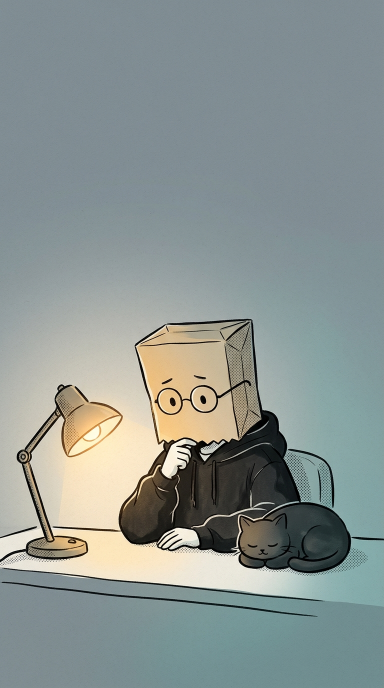
#> input picture assets/master_ref.jpg, 768 x 1376 px (shown at 1/2 size)
$ python -i render_emo_video.py   (imports and definitions only)
#> lines starting #> are read from the running program, lines starting #| are printed output that depends on the picture
#> further down, picture is the input picture: PIL image 768x1376 RGB; mean R, G, B 138.4, 148.1, 145.4
#!/usr/bin/env python3
"""Render a beat-synced 9:16 Paperbag Emo explainer video using Pillow + FFmpeg.

No external LLM, image, or video API keys required.
Supports:
  - Cross-platform CJK font auto-detection (macOS / Windows / Linux) & FFmpeg self-check
  - Themes: late_night (charcoal-teal) and paper_cream (warm journal paper), plus --bg custom images
  - Multi-frame sprite animation ("frames" / "scene_frames") and 2.5D parallax ("fg_frames")
  - Camera push/pull ("camera"), scene transitions ("transition"), hand-drawn underlines & mood doodles
  - Beat-synced kinetic typography: typewriter_beat, beat_lines, word_pop, slam_center, fade_up

Outputs both:
  - <out>_silent.mp4 (ready for Douyin in-app music selection)
  - <out>_beat_preview.mp4 (with synthesized subtle Lo-Fi BPM pulse for beat verification)
"""

from __future__ import annotations

import argparse
import functools
import glob
import json
import math
import os
import random
import shutil
import struct
import subprocess
import sys
import tempfile
import wave
from dataclasses import dataclass
from pathlib import Path
from typing import Any

from PIL import Image, ImageDraw, ImageFilter, ImageFont


WIDTH = 1080
HEIGHT = 1920
HORIZON_Y = 1648
MAX_IMAGE_PIXELS = 4096 * 4096


@dataclass(frozen=True)
class ThemePalette:
    name: str
    bg_top: tuple[int, int, int]
    bg_bottom: tuple[int, int, int]
    text_primary: tuple[int, int, int]
    text_shadow: tuple[int, int, int]
    text_shadow_alpha: float
    accent_primary: tuple[int, int, int]
    accent_secondary: tuple[int, int, int]
    muted_ui: tuple[int, int, int]
    horizon_color: tuple[int, int, int]
    mote_color: tuple[int, int, int]
    glow_color: tuple[int, int, int]
    glow_alpha_max: int
    grain_alpha: tuple[int, int]
    paper_grid: bool = False


THEMES: dict[str, ThemePalette] = {
    "late_night": ThemePalette(
        name="late_night",
        bg_top=(44, 58, 64),
        bg_bottom=(21, 29, 34),
        text_primary=(242, 238, 230),
        text_shadow=(10, 14, 16),
        text_shadow_alpha=0.55,
        accent_primary=(244, 184, 96),
        accent_secondary=(130, 188, 192),
        muted_ui=(158, 170, 174),
        horizon_color=(18, 22, 25),
        mote_color=(244, 210, 145),
        glow_color=(244, 184, 96),
        glow_alpha_max=46,
        grain_alpha=(4, 12),
        paper_grid=False,
    ),
    "paper_cream": ThemePalette(
        name="paper_cream",
        bg_top=(246, 241, 231),
        bg_bottom=(234, 225, 209),
        text_primary=(38, 35, 32),
        text_shadow=(255, 252, 245),
        text_shadow_alpha=0.45,
        accent_primary=(212, 114, 38),
        accent_secondary=(72, 110, 120),
        muted_ui=(126, 118, 108),
        horizon_color=(56, 50, 44),
        mote_color=(178, 138, 86),
        glow_color=(244, 196, 118),
        glow_alpha_max=34,
        grain_alpha=(6, 15),
        paper_grid=True,
    ),
}


def ease_out_cubic(x: float) -> float:
    x = max(0.0, min(1.0, x))
    return 1.0 - (1.0 - x) ** 3


def ease_in_out_sine(x: float) -> float:
    x = max(0.0, min(1.0, x))
    return -(math.cos(math.pi * x) - 1.0) / 2.0


# [119 lines left out: functions ease_out_back, _platform_font_candidates, resolve_font_path, load_font, check_environment, not called in this run]


@functools.lru_cache(maxsize=2)
def _build_midnight_emo_lut() -> list[int]:
    """Build 768-entry RGB LUT lifting dark-slate midtones for mobile clarity while warming amber highlights."""
    lut_r: list[int] = []
    lut_g: list[int] = []
    lut_b: list[int] = []
    for i in range(256):
        x = i / 255.0
        # Gentle filmic shadow toe-lift + midtone opening so dark scenes remain clear on mobile screens
        if x < 0.55:
            c = 0.025 + 0.525 * ((x / 0.55) ** 0.86)
        else:
            c = 0.55 + 0.45 * (1.0 - ((1.0 - x) / 0.45) ** 1.16)
        shadow_w = (1.0 - c) * c * 4.0  # peaks in lower midtones
        hi_w = (c ** 1.45)
        r = int(round((c * 255.0) - 5.0 * shadow_w + 12.0 * hi_w))
        g = int(round((c * 255.0) + 2.5 * shadow_w + 4.5 * hi_w))
        b = int(round((c * 255.0) + 9.0 * shadow_w - 6.0 * hi_w))
        lut_r.append(max(0, min(255, r)))
        lut_g.append(max(0, min(255, g)))
        lut_b.append(max(0, min(255, b)))
    return lut_r + lut_g + lut_b


def _apply_cinema_emo_grade(img: Image.Image) -> Image.Image:
    """Pre-bake 35mm midnight-emo color grade and warm highlight halation bloom onto a scene keyframe."""
    rgb = img.convert("RGB")
    w, h = rgb.size
#> w = 768; h = 1376
    # 1. Soft analog highlight halation bloom (computed at 1/4 resolution for speed)
    sw, sh = max(16, w // 4), max(16, h // 4)
#> sw = 192; sh = 344
    small = rgb.resize((sw, sh), Image.Resampling.BILINEAR)
    r_ch, g_ch, b_ch = small.split()
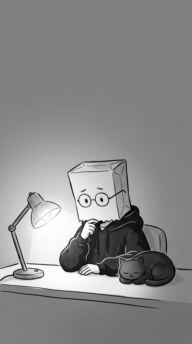
#> r_ch: PIL image 192x344 L; min 1, max 255, mean 138.4
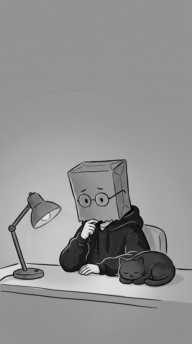
#> b_ch: PIL image 192x344 L; min 1, max 229, mean 145.5
    # Keep bright warm pixels (>135) and tint toward warm amber-gold glow
    r_hi = r_ch.point(lambda p: max(0, min(255, int((p - 132) * 1.55))) if p > 132 else 0)
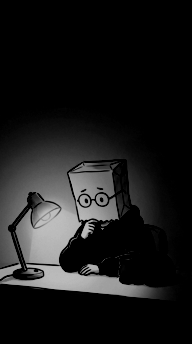
#> r_hi: PIL image 192x344 L; min 0, max 190, mean 26.3
    g_hi = g_ch.point(lambda p: max(0, min(255, int((p - 138) * 1.15))) if p > 138 else 0)
    b_hi = b_ch.point(lambda p: max(0, min(255, int((p - 155) * 0.60))) if p > 155 else 0)
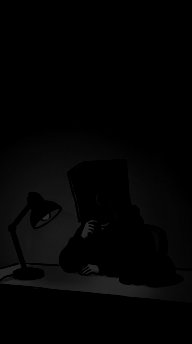
#> b_hi: PIL image 192x344 L; min 0, max 44, mean 3.6
    a_hi = r_hi.point(lambda p: min(108, int(p * 0.48)))
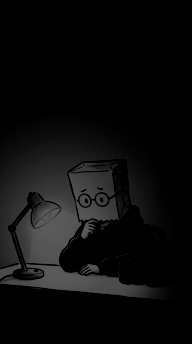
#> a_hi: PIL image 192x344 L; min 0, max 91, mean 12.4
    bloom_small = Image.merge("RGBA", (r_hi, g_hi, b_hi, a_hi)).filter(ImageFilter.GaussianBlur(radius=15))
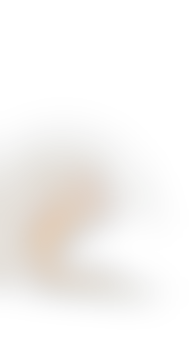
#> bloom_small: PIL image 192x344 RGBA; mean R, G, B, A 26.2, 20.4, 3.6, 12.4; transparent parts drawn white
    bloom = bloom_small.resize((w, h), Image.Resampling.BILINEAR)

    # 2. Apply Midnight Emo S-curve LUT
    graded_rgb = rgb.point(_build_midnight_emo_lut())
    graded_rgba = graded_rgb.convert("RGBA")
    return Image.alpha_composite(graded_rgba, bloom)
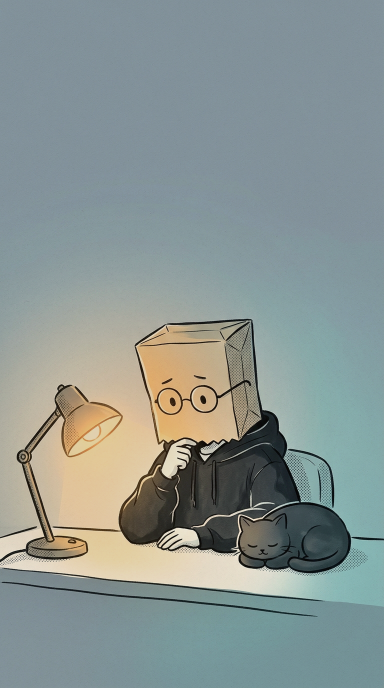
#> returned value: PIL image 768x1376 RGBA (shown at 1/2 size); mean R, G, B, A 137.3, 148.6, 146.1, 255


# [19 lines left out: functions _safe_open_rgba, _cover_resize, not called in this run]


class VideoClipSource:
    """Lazy frame-sequence loader for Mode C 2.0 `scene_video` clips (.mp4/.mov/.webm/.gif)."""

    # [943 lines left out: functions __init__, _map_index, get_frame, build_base_backdrop, build_warm_glow, load_and_trim_sticker and 21 more, not called in this run]


@dataclass
class RenderAssets:
    backdrop: Image.Image
    warm_glow: Image.Image
    vignette: Image.Image
    scrims: dict[str, Image.Image]
    bokeh_amber: Image.Image
    bokeh_teal: Image.Image
    steam_puff: Image.Image
    sunbeam: Image.Image
    mist_band: Image.Image
    grain_tiles: list[Image.Image]
    motes: list[tuple[float, float, float, float, float]]
    bokeh_seeds: list[tuple[float, float, float, float, bool]]
    rain_drops: list[tuple[float, float, float, float]]
    dust_seeds: list[tuple[float, float, float, float, float]]


# [1301 lines left out: functions _apply_sensory_fx, _transform_sticker, _sticker_dy, _compute_master_viewport, _render_visual_stage, _render_typography_layer and 5 more, not called in this run]


# [2 lines not run here, left out]

>>> from PIL import Image
>>> picture = Image.open('../assets/master_ref.jpg')
>>> result = _apply_cinema_emo_grade(picture)
